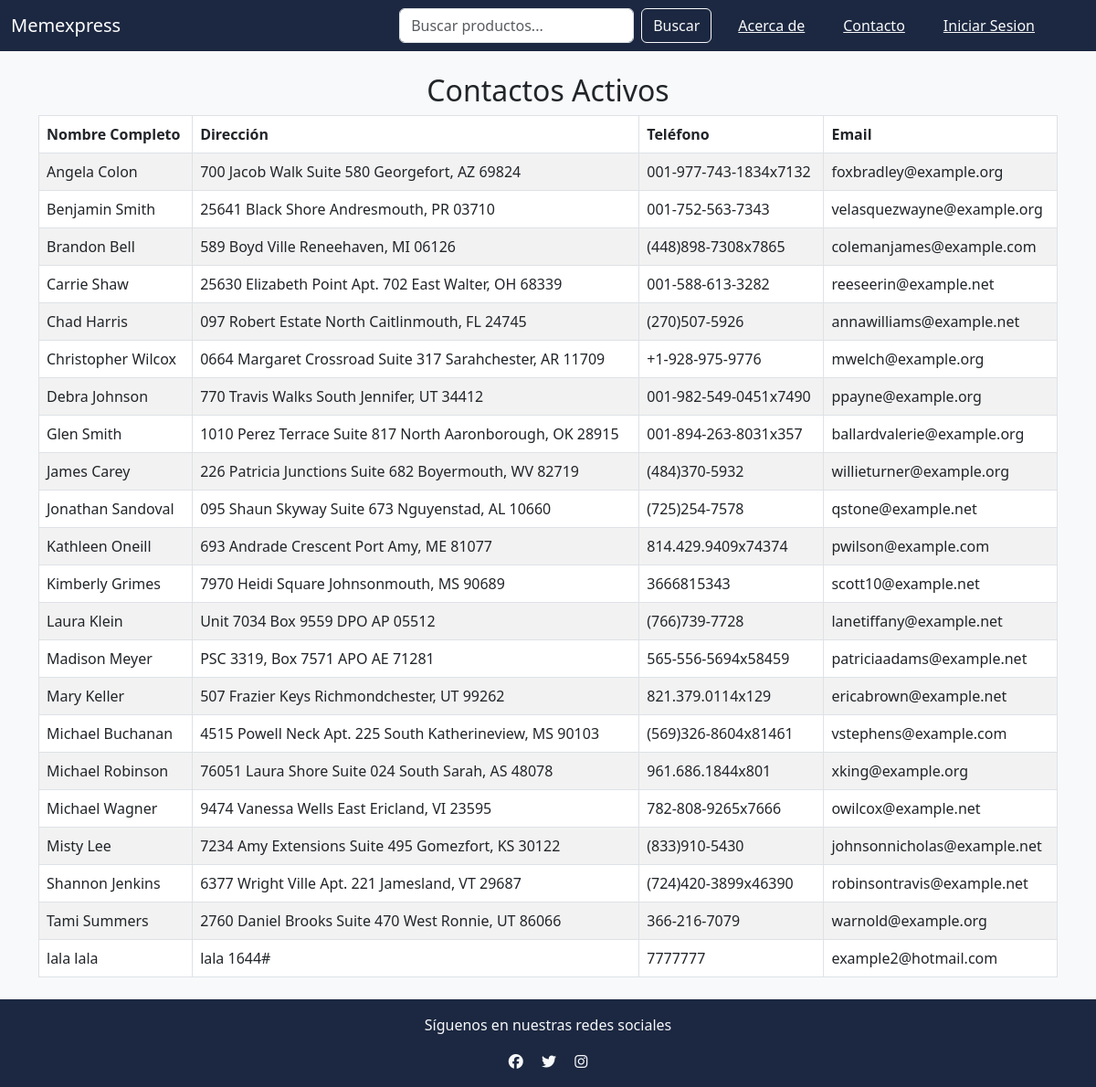
Page /shopapp/about/ on the committed database.
### shopapp/models.py (models this page shows, shortened)
class Contacts(models.Model):
    full_name = models.CharField(max_length=100, unique="True")
    address = models.CharField(max_length=255)
    phone = models.CharField(max_length=15)
    email = models.EmailField()
    active = models.BooleanField()

### shopapp/views.py (the view, shortened to what this page needs)
# urls.py: path('about/', about, name='about'),
def about(request):
    fake = Faker()
    active_contacts = Contacts.objects.filter(active=True).order_by("full_name") # Imprime los datos en orden alfabe de los nombres
    return render(request, 'shopapp/about.html', {'contacts': active_contacts})

### templates/shopapp/about.html
{% extends 'shopapp/base.html' %}
{% block content %}
    <div class="container my-4">
        <h2 class="text-center">Contactos Activos</h2>
        <table class="table table-striped table-bordered">
            <thead class="">
                <tr>
                    <th>Nombre Completo</th>
                    <th>Dirección</th>
                    <th>Teléfono</th>
                    <th>Email</th>
                </tr>
            </thead>
            <tbody>
                {% for contact in contacts %}
                <tr>
                    <td>{{ contact.full_name }}</td>
                    <td>{{ contact.address }}</td>
                    <td>{{ contact.phone }}</td>
                    <td>{{ contact.email }}</td>
                </tr>
                {% endfor %}
            </tbody>
        </table>
    </div>
</body>
</html>
{% endblock%}

### templates/shopapp/base.html (shortened to what this page needs)
<!DOCTYPE html>
{% load static %}
<html lang="es">
<head>
    <link href="https://cdn.jsdelivr.net/npm/bootstrap@5.3.0/dist/css/bootstrap.min.css" rel="stylesheet">
    <link rel="stylesheet" href="{% static 'shopApp/css/styles.css' %}">
</head>
<body class="bg-light">
    <nav class="navbar navbar-expand-lg navbar-dark text-light">
        <div class="container-fluid">
            <a class="navbar-brand" href="#">Memexpress</a>
            <div class="collapse navbar-collapse" id="navbarNav">
                <form class="d-flex ms-auto">
                    <input class="form-control me-2" type="search" placeholder="Buscar productos...">
                    <button class="btn btn-outline-light text-light" type="submit">Buscar</button>
                </form>
                <ul class="navbar-nav mr-auto mt-2 mt-lg-0">
                    <a href="{% url 'about' %}" class="btn btn-link ms-3 text-light">Acerca de</a>
                    <a href="{% url 'add_contact' %}" class="btn btn-link ms-3 text-light">Contacto</a>
                        {% if user.is_authenticated %}
                            <a onclick="document.getElementById('logout-form').submit()" class="btn btn-link ms-3 text-light">Hola, {{ user.get_username }}</a>
                        {% else %}
                            <a href="{% url 'login' %}" class="btn btn-link ms-3 text-light">Iniciar Sesion</a>
                        {% endif %}
                        <button class="btn btn-link ms-3 text-light"></button>
                    </ul>
            </div>
        </div>
    </nav>
     <div>
        {% block content %}{% endblock %}
    <footer class=" text-light text-center py-3">
        <p>Síguenos en nuestras redes sociales</p>
        <a href="#" class="text-light mx-2"><i class="fab fa-facebook"></i></a>
        <a href="#" class="text-light mx-2"><i class="fab fa-twitter"></i></a>
        <a href="#" class="text-light mx-2"><i class="fab fa-instagram"></i></a>
    </footer>
</body>
</html>

### static/shopApp/css/styles.css (style rules this page uses)
.navbar { background-color: rgb(28,40,65); }
footer { background-color: rgb(28,40,65); }
thead th { background-color: rgb(0,49,83); }

### rows in the picture
Contacts: full_name "Angela Colon", address "700 Jacob Walk Suite 580 Georgefort, AZ 69824", phone "001-977-743-1834x7132", email "foxbradley@example.org"
Contacts: full_name "Benjamin Smith", address "25641 Black Shore Andresmouth, PR 03710", phone "001-752-563-7343", email "velasquezwayne@example.org"
Contacts: full_name "Brandon Bell", address "589 Boyd Ville Reneehaven, MI 06126", phone "(448)898-7308x7865", email "colemanjames@example.com"
Contacts: full_name "Carrie Shaw", address "25630 Elizabeth Point Apt. 702 East Walter, OH 68339", phone "001-588-613-3282", email "reeseerin@example.net"
Contacts: full_name "Chad Harris", address "097 Robert Estate North Caitlinmouth, FL 24745", phone "(270)507-5926", email "annawilliams@example.net"
Contacts: full_name "Christopher Wilcox", address "0664 Margaret Crossroad Suite 317 Sarahchester, AR 11709", phone "+1-928-975-9776", email "mwelch@example.org"
Contacts: full_name "Debra Johnson", address "770 Travis Walks South Jennifer, UT 34412", phone "001-982-549-0451x7490", email "ppayne@example.org"
Contacts: full_name "Glen Smith", address "1010 Perez Terrace Suite 817 North Aaronborough, OK 28915", phone "001-894-263-8031x357", email "ballardvalerie@example.org"
Contacts: full_name "James Carey", address "226 Patricia Junctions Suite 682 Boyermouth, WV 82719", phone "(484)370-5932", email "willieturner@example.org"
Contacts: full_name "Jonathan Sandoval", address "095 Shaun Skyway Suite 673 Nguyenstad, AL 10660", phone "(725)254-7578", email "qstone@example.net"
Contacts: full_name "Kathleen Oneill", address "693 Andrade Crescent Port Amy, ME 81077", phone "814.429.9409x74374", email "pwilson@example.com"
Contacts: full_name "Kimberly Grimes", address "7970 Heidi Square Johnsonmouth, MS 90689", phone "3666815343", email "scott10@example.net"
Contacts: full_name "Laura Klein", address "Unit 7034 Box 9559 DPO AP 05512", phone "(766)739-7728", email "lanetiffany@example.net"
Contacts: full_name "Madison Meyer", address "PSC 3319, Box 7571 APO AE 71281", phone "565-556-5694x58459", email "patriciaadams@example.net"
Contacts: full_name "Mary Keller", address "507 Frazier Keys Richmondchester, UT 99262", phone "821.379.0114x129", email "ericabrown@example.net"
Contacts: full_name "Michael Buchanan", address "4515 Powell Neck Apt. 225 South Katherineview, MS 90103", phone "(569)326-8604x81461", email "vstephens@example.com"
Contacts: full_name "Michael Robinson", address "76051 Laura Shore Suite 024 South Sarah, AS 48078", phone "961.686.1844x801", email "xking@example.org"
Contacts: full_name "Michael Wagner", address "9474 Vanessa Wells East Ericland, VI 23595", phone "782-808-9265x7666", email "owilcox@example.net"
Contacts: full_name "Misty Lee", address "7234 Amy Extensions Suite 495 Gomezfort, KS 30122", phone "(833)910-5430", email "johnsonnicholas@example.net"
Contacts: full_name "Shannon Jenkins", address "6377 Wright Ville Apt. 221 Jamesland, VT 29687", phone "(724)420-3899x46390", email "robinsontravis@example.net"
Contacts: full_name "Tami Summers", address "2760 Daniel Brooks Suite 470 West Ronnie, UT 86066", phone "366-216-7079", email "warnold@example.org"
Contacts: full_name "lala lala", address "lala 1644#", phone "7777777", email "example2@hotmail.com"
